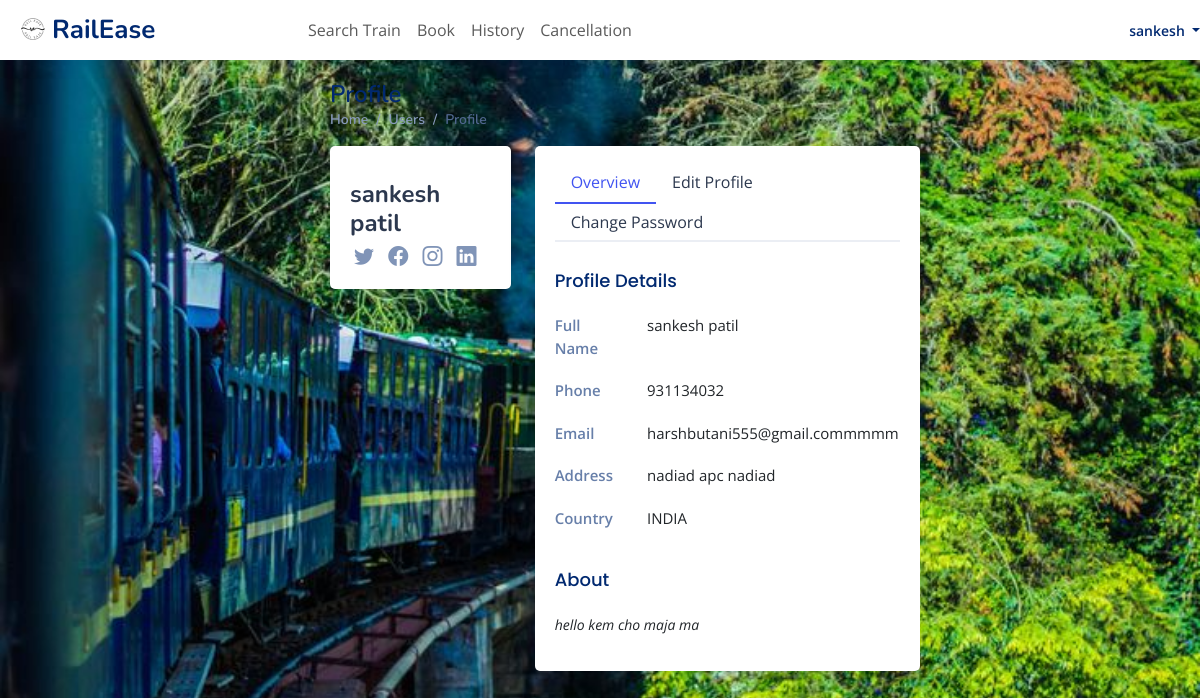
The app's page /user_profile/ (signed in) with its own data.
### home/models.py (models this page shows, shortened)
class Register(models.Model):
    user = models.ForeignKey(User,on_delete=models.CASCADE,null=True)
    mobile = models.CharField(max_length=10,null=True)
    add = models.CharField(max_length=100,null=True)
    dob = models.DateField(null=True)
    gender = models.CharField(max_length=10,null=True)
    about = models.CharField(max_length=1000,null=True)

### home/views.py (the view, shortened to what this page needs)
# urls.py: path('user_profile/',user_profile,name="user_profile"),
def user_profile(request):
    user = request.user
    try:
        profile = Register.objects.get(user=user)
    except Register.DoesNotExist:
        profile = None
    context = {
        'user': user,
        'profile': profile
    }
    return render(request, 'user_profile.html', context)

### home/templates/user_profile.html (shortened to what this page needs)
{% extends "basic1.html" %} {% block nav1 %} {% endblock %} {% block cont %}
<main id="main" class="main">
  <div class="pagetitle">
    <h1>Profile</h1>
    <nav>
      <ol class="breadcrumb">
        <li class="breadcrumb-item"><a href="index.html">Home</a></li>
        <li class="breadcrumb-item">Users</li>
        <li class="breadcrumb-item active">Profile</li>
      </ol>
    </nav>
  </div>
  <section class="section profile">
    <div class="row">
      <div class="col-xl-4">
        <div class="card">
          <div
            class="card-body profile-card pt-4 d-flex flex-column align-items-center"
          >
            <h2>{{ user.first_name }} {{ user.last_name }}</h2>
            <div class="social-links mt-2">
              <a href="#" class="twitter"><i class="bi bi-twitter"></i></a>
              <a href="#" class="facebook"><i class="bi bi-facebook"></i></a>
              <a href="#" class="instagram"><i class="bi bi-instagram"></i></a>
              <a href="#" class="linkedin"><i class="bi bi-linkedin"></i></a>
            </div>
          </div>
        </div>
      </div>
      <div class="col-xl-8">
        <div class="card">
          <div class="card-body pt-3">
            <ul class="nav nav-tabs nav-tabs-bordered">
              <li class="nav-item">
                <button
                  class="nav-link active"
                  data-bs-toggle="tab"
                  data-bs-target="#profile-overview"
                >
                  Overview
                </button>
              </li>
              <li class="nav-item">
                <button
                  class="nav-link"
                  data-bs-toggle="tab"
                  data-bs-target="#profile-edit"
                >
                  Edit Profile
                </button>
              </li>
              <li class="nav-item">
                <button
                  class="nav-link"
                  data-bs-toggle="tab"
                  data-bs-target="#profile-change-password"
                >
                  Change Password
                </button>
              </li>
            </ul>
            <div class="tab-content pt-2">
              <div
                class="tab-pane fade show active profile-overview"
                id="profile-overview"
              >
                <h5 class="card-title">Profile Details</h5>
                <div class="row">
                  <div class="col-lg-3 col-md-4 label">Full Name</div>
                  <div class="col-lg-9 col-md-8">
                    {{ user.first_name }} {{ user.last_name }}
                  </div>
                </div>
                <div class="row">
                  <div class="col-lg-3 col-md-4 label">Phone</div>
                  <div class="col-lg-9 col-md-8">{{ profile.mobile }}</div>
                </div>
                <div class="row">
                  <div class="col-lg-3 col-md-4 label">Email</div>
                  <div class="col-lg-9 col-md-8">{{ user.email }}</div>
                </div>
                <div class="row">
                  <div class="col-lg-3 col-md-4 label">Address</div>
                  <div class="col-lg-9 col-md-8">{{ profile.add }}</div>
                </div>
                <div class="row">
                  <div class="col-lg-3 col-md-4 label">Country</div>
                  <div class="col-lg-9 col-md-8">INDIA</div>
                </div>
                <h5 class="card-title">About</h5>
                <p class="small fst-italic">{{ profile.about }}</p>
              </div>
            </div>
          </div>
        </div>
      </div>
    </div>
  </section>
</main>
{% endblock %}

### home/templates/basic1.html (shortened to what this page needs)
<!DOCTYPE html>
<html lang="en">
  {% load static %}
  <head>
    <link
      href="{% static 'assets/vendor/bootstrap/css/bootstrap.min.css' %}"
      rel="stylesheet"
    />
    <link
      href="{% static 'assets/vendor/bootstrap-icons/bootstrap-icons.css' %}"
      rel="stylesheet"
    />
    <link
      href="{% static 'assets/vendor/boxicons/css/boxicons.min.css' %}"
      rel="stylesheet"
    />
    <link
      href="{% static 'assets/vendor/quill/quill.snow.css' %}"
      rel="stylesheet"
    />
    <link
      href="{% static 'assets/vendor/quill/quill.bubble.css' %}"
      rel="stylesheet"
    />
    <link
      href="{% static 'assets/vendor/remixicon/remixicon.css' %}"
      rel="stylesheet"
    />
    <link
      href="{% static 'assets/vendor/simple-datatables/style.css' %}"
      rel="stylesheet"
    />
    <link href="{% static 'assets/css/style.css' %}" rel="stylesheet" />
    <link href="{% static 'assets/css/new_style_123.css' %}" rel="stylesheet" />
  <link rel="stylesheet" href="//code.jquery.com/ui/1.13.2/themes/base/jquery-ui.css">
<link
  rel="stylesheet"
  href="https://unpkg.com/@trevoreyre/autocomplete-js/dist/style.css"
/>
  </head>
  <body>
    <header id="header" class="header fixed-top d-flex align-items-center">
      <div class="d-flex align-items-center justify-content-between">
        <a href="{% url 'home'%}" class="logo d-flex align-items-center">
          <img src="{%static 'assets/img/logo.png'%}" alt="" />
          <span class="d-none d-lg-block">RailEase</span>
        </a>
      </div>
      <nav class="navbar navbar-expand-lg navbar-light  ">
        <div class="collapse navbar-collapse " id="navbarSupportedContent">
          <ul class="navbar-nav mr-auto">
            <li class="nav-item">
              <a class="nav-link" href="{% url 'get_train'%}">Search Train</a>
            </li>
            <li class="nav-item">
              <a class="nav-link" href="{%url 'get_station'%}">Book</a>
            </li>
            <li class="nav-item">
              <a class="nav-link" href="{%url 'my_booking'%}">History</a>
            </li>
            <li class="nav-item">
              <a class="nav-link" href="{%url 'cancelation'%}">Cancellation</a>
            </li>
          </ul>
        </div>
      </nav>
      <nav class="header-nav ms-auto">
          <ul id="nav-mobile" class="right hide-on-med-and-down">
            {% if request.user.is_authenticated %}
              <a
                class="nav-link nav-profile d-flex align-items-center pe-0"
                href="#"
                data-bs-toggle="dropdown"
              >
                <span class="d-none d-md-block dropdown-toggle ps-2">
                  {{ request.user.username }}
                </span>
              </a>
            {% else %}
              <li class="nav-item">
                <a href="{% url 'user_login' %}" class="custom-login-link">Login</a>
              </li>
            {% endif %}
          </ul>
      </nav>
    </header>
    {% block cont %} {% endblock %}
  </body>
</html>

### static/assets/css/style.css (style rules this page uses)
:root { scroll-behavior: smooth; }
body { font-family: "Open Sans", sans-serif; background: #f6f9ff; color: #444444; }
a { color: #4154f1; text-decoration: none; }
h1, h2, h3, h4, h5, h6 { font-family: "Nunito", sans-serif; }
#main { margin-top: 60px; justify-content: center; padding: 20px 30px; margin-right: 250px; transition: all 0.3s; }
.pagetitle { margin-bottom: 10px; }
.pagetitle h1 { font-size: 24px; margin-bottom: 0; font-weight: 600; color: #012970; }
.card { margin-bottom: 30px; border: none; border-radius: 5px; box-shadow: 0px 0 30px rgba(1, 41, 112, 0.1); }
.card-title { padding: 20px 0 15px 0; font-size: 18px; font-weight: 500; color: #012970; font-family: "Poppins", sans-serif; }
.card-body { padding: 0 20px 20px 20px; }
.breadcrumb { font-size: 14px; font-family: "Nunito", sans-serif; color: #899bbd; font-weight: 600; }
.breadcrumb a { color: #899bbd; transition: 0.3s; }
.breadcrumb .breadcrumb-item::before { color: #899bbd; }
.breadcrumb .active { color: #51678f; font-weight: 600; }
.nav-tabs-bordered { border-bottom: 2px solid #ebeef4; }
.nav-tabs-bordered .nav-link { margin-bottom: -2px; border: none; color: #2c384e; }
.nav-tabs-bordered .nav-link.active { background-color: #fff; color: #4154f1; border-bottom: 2px solid #4154f1; }
.logo { line-height: 1; }
@media (min-width: 1200px) { .logo { width: 280px; } }
.logo img { max-height: 26px; margin-right: 6px; }
.logo span { font-size: 26px; font-weight: 700; color: #012970; font-family: "Nunito", sans-serif; }
.header { transition: all 0.5s; z-index: 997; height: 60px; box-shadow: 0px 2px 20px rgba(1, 41, 112, 0.1); background-color: #fff; padding-left: 20px; }
.header-nav ul { list-style: none; }
.header-nav>ul { margin: 0; padding: 0; }
.header-nav .nav-profile { color: #012970; }
.header-nav .nav-profile span { font-size: 14px; font-weight: 600; }
@media (min-width: 1200px) { #main, #footer { margin-left: 300px; } }
.profile .profile-card h2 { font-size: 24px; font-weight: 700; color: #2c384e; margin: 10px 0 0 0; }
.profile .profile-card .social-links a { font-size: 20px; display: inline-block; color: rgba(1, 41, 112, 0.5); line-height: 0; margin-right: 10px; transition: 0.3s; }
.profile .profile-overview .row { margin-bottom: 20px; font-size: 15px; }
.profile .profile-overview .card-title { color: #012970; }
.profile .profile-overview .label { font-weight: 600; color: rgba(1, 41, 112, 0.6); }

### records on screen
Register: mobile "931134032", add "nadiad apc nadiad", about "hello kem cho maja ma"

### other values on screen
{{ request.user.username }} "sankesh"
{{ user.first_name }} "sankesh"
{{ user.last_name }} "patil"
{{ user.email }} "harshbutani555@gmail.commmmm"
